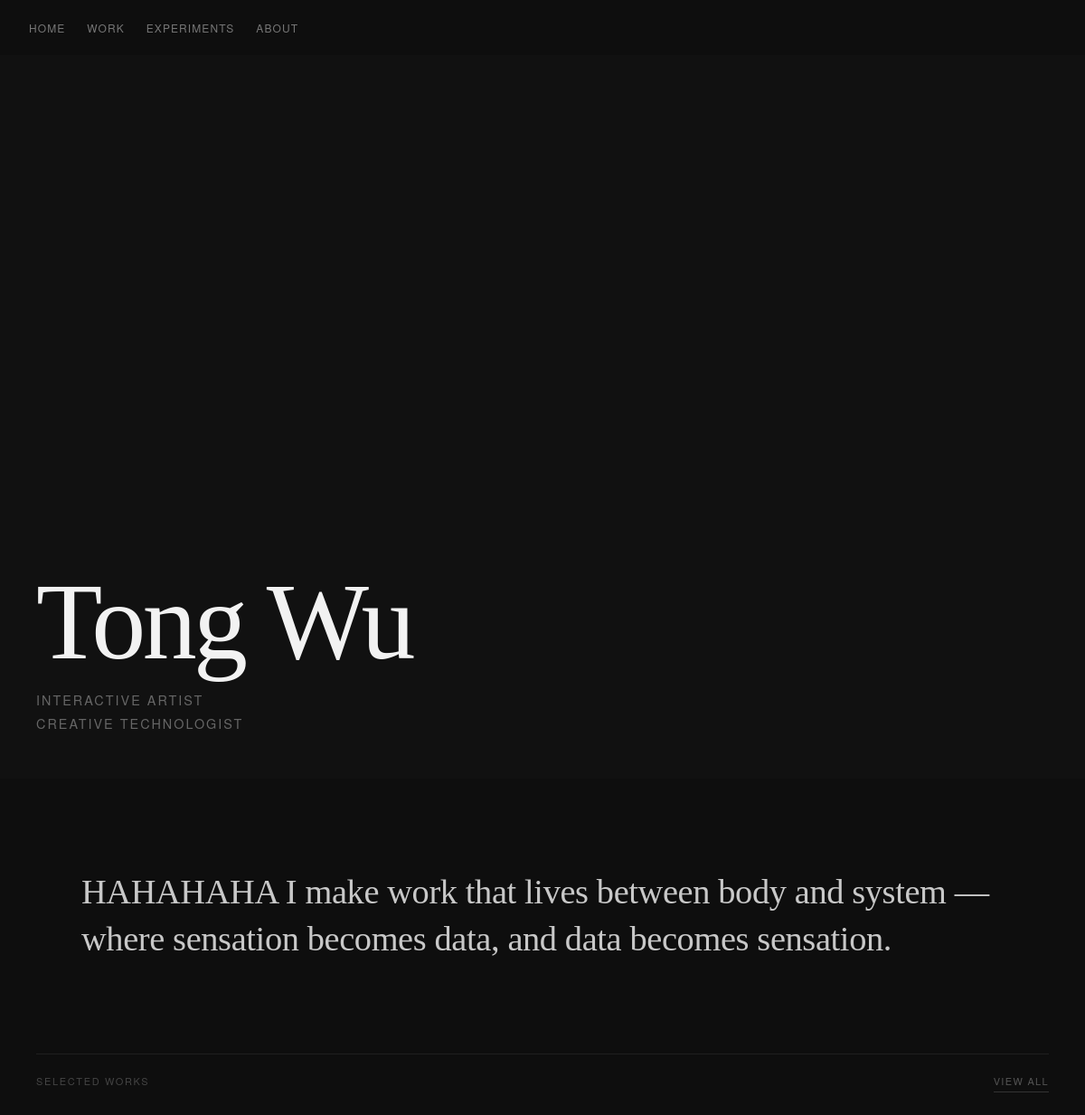
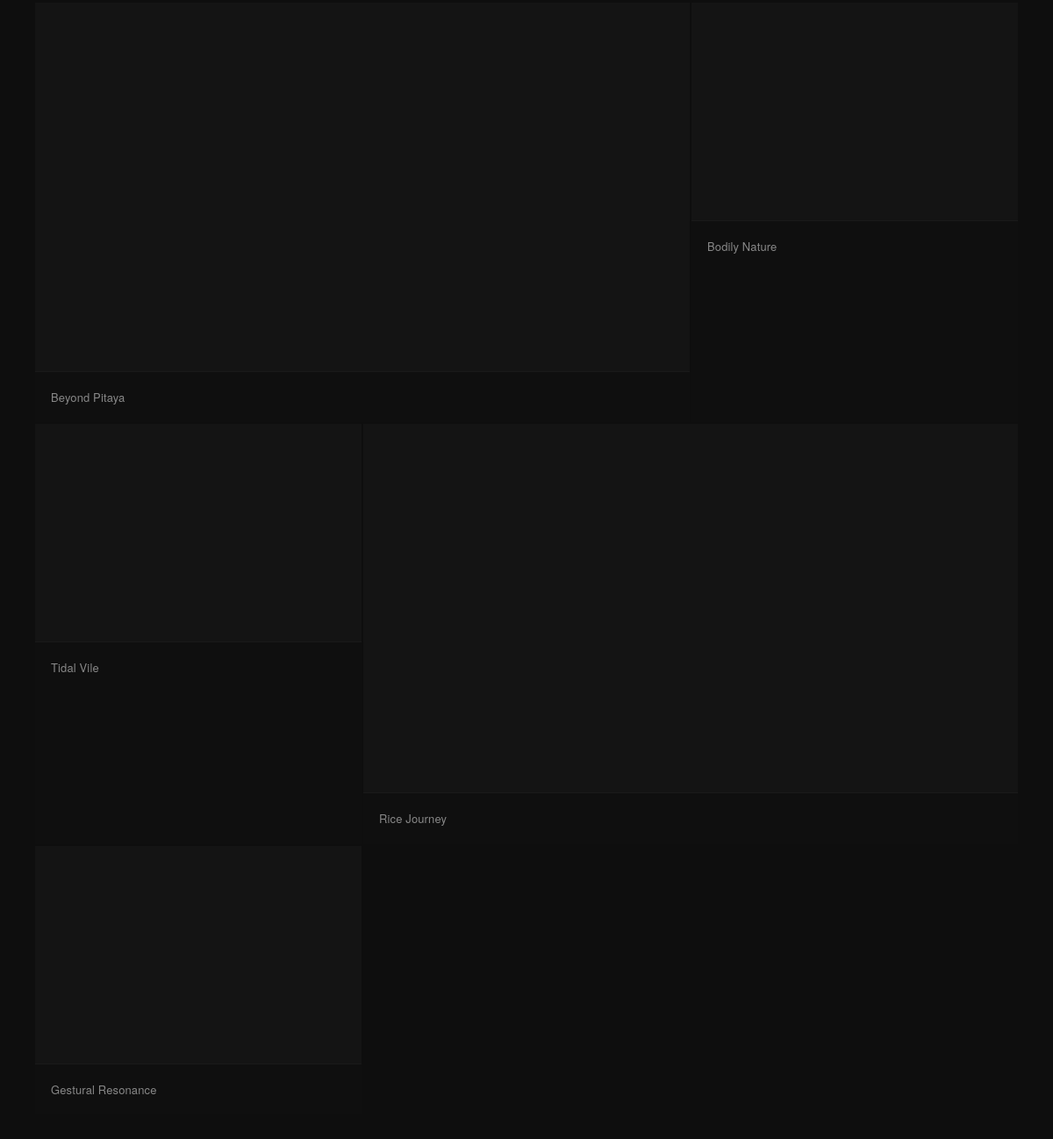
The page / on the database its author committed (2 pictures, top to bottom).
### tables this page shows
CREATE TABLE projects (
    id INTEGER PRIMARY KEY AUTOINCREMENT,
    title TEXT,
    slug TEXT,
    immersion TEXT,
    context TEXT,
    system_text TEXT,
    interaction_text TEXT,
    material TEXT,
    reflection TEXT
);

### public/index.php (the view, shortened to what this page needs)
<?php
require_once __DIR__ . '/../src/functions.php';
$all = get_all_projects();
$selected_slugs = ['beyond-pitaya', 'bodily-nature', 'tidal-vile', 'rice-journey', 'gestural-resonance'];
$selected = array_filter($all, fn($p) => in_array($p['slug'], $selected_slugs));
?>
<section class="home-hero">
  <div class="home-hero-image">
  </div>
  <div class="home-hero-text">
    <h1 class="home-name">Tong Wu</h1>
    <p class="home-tagline">Interactive Artist<br>Creative Technologist</p>
  </div>
</section>
<section class="home-ideology">
  <p class="home-ideology-text">
    HAHAHAHA I make work that lives between body and system —<br>
    where sensation becomes data, and data becomes sensation.
  </p>
</section>
<section class="home-selected">
  <div class="home-selected-header">
    <span class="home-selected-label">Selected Works</span>
    <a href="/work" class="view-all">View all</a>
  </div>
  <div class="home-works-grid">
    <?php $i = 0; foreach ($selected as $p):
        $large = ($i === 0 || $i === 3);
    ?>
    <a href="/p/<?= htmlspecialchars($p['slug']) ?>"
       class="home-work-card<?= $large ? ' home-work-card--large' : '' ?>">
      <div class="home-work-image">
      </div>
      <div class="home-work-meta">
        <span class="home-work-title"><?= htmlspecialchars($p['title']) ?></span>
      </div>
    </a>
    <?php $i++; endforeach; ?>
  </div>
</section>

### public/css/style.css (style rules this page uses)
*, *::before, *::after { box-sizing: border-box; margin: 0; padding: 0; }
body { background: #0e0e0e; color: #d4d4d4; font-family: 'Georgia', serif; font-size: 17px; line-height: 1.75; -webkit-text-size-adjust: 100%; }
.view-all { display: inline-block; font-family: 'Helvetica Neue', sans-serif; font-size: 11px; letter-spacing: 0.12em; text-transform: uppercase; color: #555; text-decoration: none; border-bottom: 1px solid #333; padding-bottom: 2px; transition: color 0.2s, border-color 0.2s; }
.home-hero { position: relative; width: 100%; height: 100svh; min-height: 500px; display: flex; align-items: flex-end; padding: 48px 40px; overflow: hidden; background: #0a0a0a; }
.home-hero-image { position: absolute; inset: 0; background: #111; }
.home-hero-text { position: relative; z-index: 1; display: flex; flex-direction: column; gap: 16px; }
.home-name { font-size: clamp(2.8rem, 10vw, 9rem); font-weight: 400; color: #f2f2f2; letter-spacing: -0.03em; line-height: 0.95; }
.home-tagline { font-family: 'Helvetica Neue', sans-serif; font-size: clamp(0.65rem, 2vw, 0.9rem); letter-spacing: 0.14em; text-transform: uppercase; color: #666; line-height: 1.8; }
.home-ideology { padding: 100px 40px; max-width: 1100px; margin: 0 auto; }
.home-ideology-text { font-size: clamp(1.25rem, 3.2vw, 2.6rem); font-weight: 400; color: #c8c8c8; line-height: 1.35; letter-spacing: -0.01em; }
.home-selected { padding: 0 40px 100px; max-width: 1200px; margin: 0 auto; }
.home-selected-header { display: flex; align-items: baseline; justify-content: space-between; margin-bottom: 28px; border-top: 1px solid #1f1f1f; padding-top: 20px; }
.home-selected-label { font-family: 'Helvetica Neue', sans-serif; font-size: 11px; letter-spacing: 0.15em; text-transform: uppercase; color: #444; }
.home-works-grid { display: grid; grid-template-columns: 1fr 1fr 1fr; gap: 2px; }
.home-work-card--large:first-child { grid-column: span 2; }
.home-work-card--large:not(:first-child) { grid-column: span 2; }
.home-work-card { display: block; text-decoration: none; background: #0f0f0f; overflow: hidden; }
.home-work-image { width: 100%; aspect-ratio: 3 / 2; background: #141414; overflow: hidden; position: relative; }
.home-work-card--large .home-work-image { aspect-ratio: 16 / 9; }
.home-work-meta { padding: 14px 18px; border-top: 1px solid #1a1a1a; }
.home-work-title { font-family: 'Helvetica Neue', sans-serif; font-size: 13px; color: #888; letter-spacing: 0.01em; transition: color 0.2s; }

### rows shown on the page
projects: title "Beyond Pitaya"
projects: title "Bodily Nature"
projects: title "Tidal Vile"
projects: title "Rice Journey"
projects: title "Gestural Resonance"
